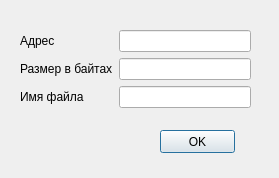
<?xml version="1.0" encoding="UTF-8"?>
<ui version="4.0">
 <class>Read_dop_window</class>
 <widget class="QDialog" name="Read_dop_window">
  <property name="enabled">
   <bool>true</bool>
  </property>
  <property name="geometry">
   <rect>
    <x>0</x>
    <y>0</y>
    <width>279</width>
    <height>178</height>
   </rect>
  </property>
  <property name="windowTitle">
   <string>Read_Flash</string>
  </property>
  <widget class="QWidget" name="formLayoutWidget">
   <property name="geometry">
    <rect>
     <x>20</x>
     <y>30</y>
     <width>231</width>
     <height>91</height>
    </rect>
   </property>
   <layout class="QFormLayout" name="formLayout">
    <item row="0" column="0">
     <widget class="QLabel" name="label">
      <property name="text">
       <string>Адрес</string>
      </property>
     </widget>
    </item>
    <item row="1" column="0">
     <widget class="QLabel" name="label_2">
      <property name="text">
       <string>Размер в байтах</string>
      </property>
     </widget>
    </item>
    <item row="2" column="0">
     <widget class="QLabel" name="label_3">
      <property name="text">
       <string>Имя файла</string>
      </property>
     </widget>
    </item>
    <item row="0" column="1">
     <widget class="QLineEdit" name="adress"/>
    </item>
    <item row="1" column="1">
     <widget class="QLineEdit" name="size"/>
    </item>
    <item row="2" column="1">
     <widget class="QLineEdit" name="file"/>
    </item>
   </layout>
  </widget>
  <widget class="QPushButton" name="pushButton">
   <property name="geometry">
    <rect>
     <x>160</x>
     <y>130</y>
     <width>75</width>
     <height>23</height>
    </rect>
   </property>
   <property name="text">
    <string>OK</string>
   </property>
  </widget>
 </widget>
 <resources/>
 <connections/>
</ui>
